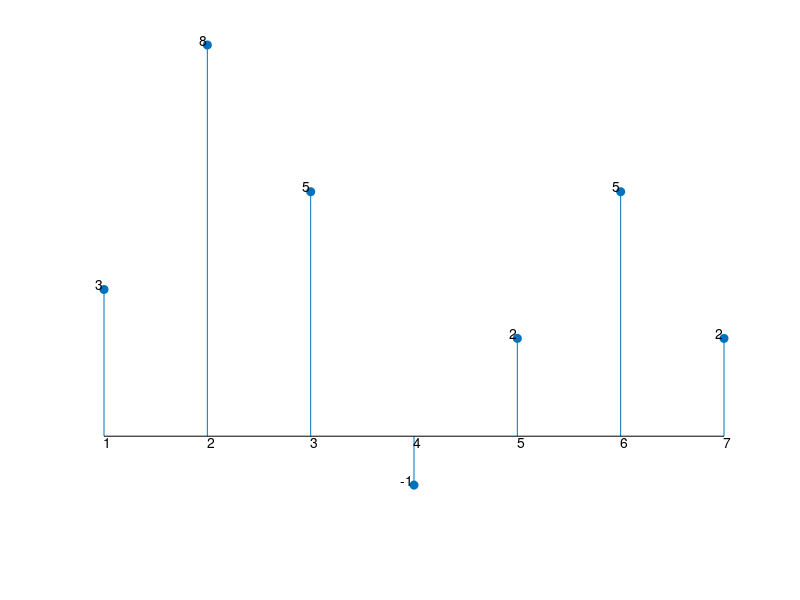

Source code (MATLAB):
% <------- Guia 3 - Ejercicio 2 ----------->

% punto 1

x = [3, 2, -2, 1, 2]; % señal
h = [1, 2, 1]; % kernel
M = length(x); % longitud e la secuencia de entrada
N = length(h); % longitud del kernel
y = zeros(1, N+M-1); % vector resultado
r_des = zeros(1, N); % vector señal
x_ext = [x, zeros(1, N-1)]; % vector x extendido

for n=1 : M+N-1
  r_des = [x_ext(n), r_des(1:N-1)];
  for i=1 : N
    y(n) = y(n) + ( h(i) * r_des(i) );
  end
end

stem(y,'filled') % graficas de secuencias

% modificaciones para los ejes

axis off;
for l=1 : M+N-1
  text (l, y(l), mat2str(y(l)),'horizontalalignment','right','verticalalignment','bottom')
  text (l, 0,  int2str(l),'verticalalignment','top')
end
